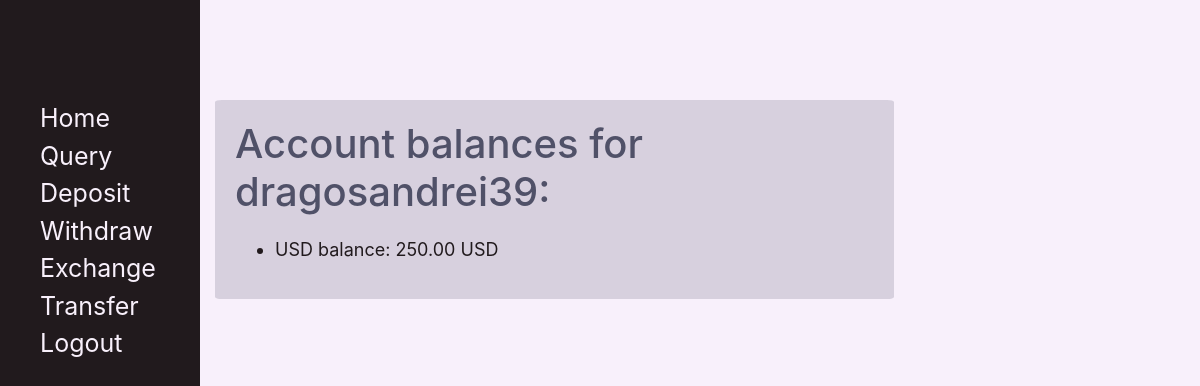
Page /atm/query (signed in) on the earlier database version.
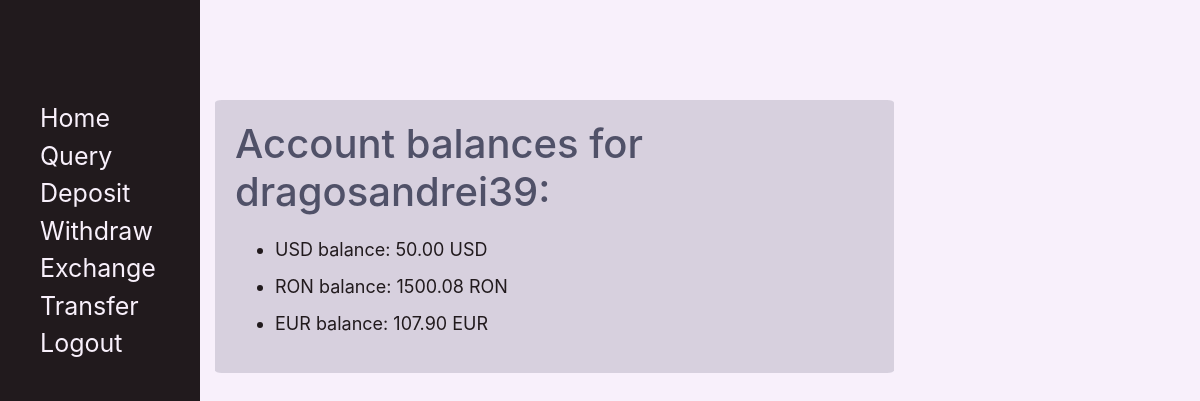
Same page on the later database version.
### atm_app/models.py (models this page shows, shortened)
class Balance(models.Model):
    user = models.ForeignKey(User, on_delete = models.CASCADE)
    balance_currency = models.CharField(max_length = 3)
    balance_amount = models.DecimalField(max_digits = 10, decimal_places = 2, default = 0)

### atm_app/views.py (the view)
# urls.py: path('query', views.query, name='query'),
def query(request):
    if request.user.is_authenticated:
        try:
            balance_list = Balance.objects.filter(user=request.user)
        except Balance.DoesNotExist:
            balance_list = None
        template = loader.get_template('atm_app/query.html')
        context = {
            'username': request.user.username,
            'balance_list': balance_list,
        }
        return HttpResponse(template.render(context, request))
    else:
        return HttpResponseRedirect("/accounts/login")

### atm_app/templates/atm_app/query.html
{% extends 'template_base.html' %}
{% block content %}
	<h1 class="section-title">Account balances for {{ username }}:</h1>
	{% if balance_list %}
		<ul>
			{% for balance in balance_list %}
				<li class="balance-item">{{ balance.balance_currency }} balance: {{ balance.balance_amount }} {{ balance.balance_currency }} </li>
			{% endfor %}
		</ul>
	{% else %}
		<p>No balances available.</p>
	{% endif %}
{% endblock %}

### templates/template_base.html (shortened to what this page needs)
﻿<!DOCTYPE html>
<html>
<head>
	<link rel="stylesheet" href="https://maxcdn.bootstrapcdn.com/bootstrap/4.0.0/css/bootstrap.min.css">
	{% load static %}
	<link rel="stylesheet" href="{% static 'css/style.css' %}" />
</head>
<body>
	<div id="sidebar" class="container-fluid">
		{% block sidebar %}
		<div class="row">
			<div class="col-sm-2">
				{% if user.is_authenticated %}
				<ul class="sidebar-nav">
					<li><a href="{% url 'index' %}">Home</a></li>
					<li><a href="{% url 'query' %}">Query</a></li>
					<li><a href="{% url 'deposit' %}">Deposit</a></li>
					<li><a href="{% url 'withdraw' %}">Withdraw</a></li>
					<li><a href="{% url 'exchange' %}">Exchange</a></li>
					<li><a href="{% url 'transfer' %}">Transfer</a></li>
					<li><a href="/accounts/logout">Logout</a></li>
				</ul>
				{% endif %}
			</div>
		</div>
		{% endblock %}
	</div>
	<div class="col-sm-10">
		<div id="main-content">
			{% block content %}
			{% endblock %}
		</div>
	</div>
</body>
</html>

### atm_app/static/css/style.css (style rules this page uses)
body { display: flex; background-color: #F8F0FB; }
#main-content { margin-top: 100px; background-color: rgba(80, 81, 104, 0.2); padding: 20px; border-radius: 1%; width: 70%; }
.balance-item { font-size: 18px; margin-bottom: 10px; color: #211A1D; }
.section-title { color: #505168; margin-bottom: 20px; }
.sidebar-nav { list-style: none; position: absolute; left: 0px; background-color: #211A1D; height: 100vh; width: 200px; padding-top: 100px; }
.sidebar-nav > li > a { color: #F8F0FB; font-size: 25px; margin-bottom: 30px; }

Differences in the rows shown:
changed Balance "USD": balance_amount "250.00" → "50.00"
added Balance: balance_currency "RON", balance_amount "1500.08"
added Balance: balance_currency "EUR", balance_amount "107.90"
